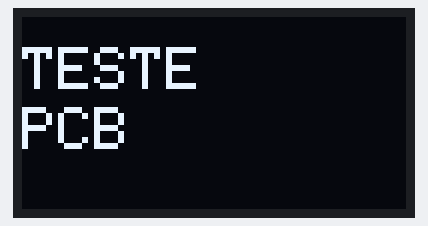
Recording of a program running on a simulated ESP32-S3. On the bench: 128×64 one-colour display. What the program prints to the serial monitor is not drawn.

Above: at 0.1 s.

The program:

main.cpp
```cpp
#include <Arduino.h>

#include <SPI.h>
#include <Wire.h>
#include <Adafruit_GFX.h>
#include <Adafruit_SSD1306.h>

#define SCREEN_WIDTH 128
#define SCREEN_HEIGHT 64

#define OLED_RESET -1

Adafruit_SSD1306 display(SCREEN_WIDTH, SCREEN_HEIGHT, &Wire, OLED_RESET);

void setup() {
  Serial.begin(115200);
  Wire.setPins(20, 19);
  Wire.begin();

  display.begin(SSD1306_SWITCHCAPVCC, 0x3C);
  display.clearDisplay();

    display.setTextSize(2);
  display.setTextColor(WHITE);
  display.setCursor(0,10);
  display.print("TESTE");
  display.setCursor(0,30);
  display.print("PCB");
  display.display();

  delay(5000);

}

void loop() {

  Serial.println("Teste Serial");
  delay(1000);
}
```
